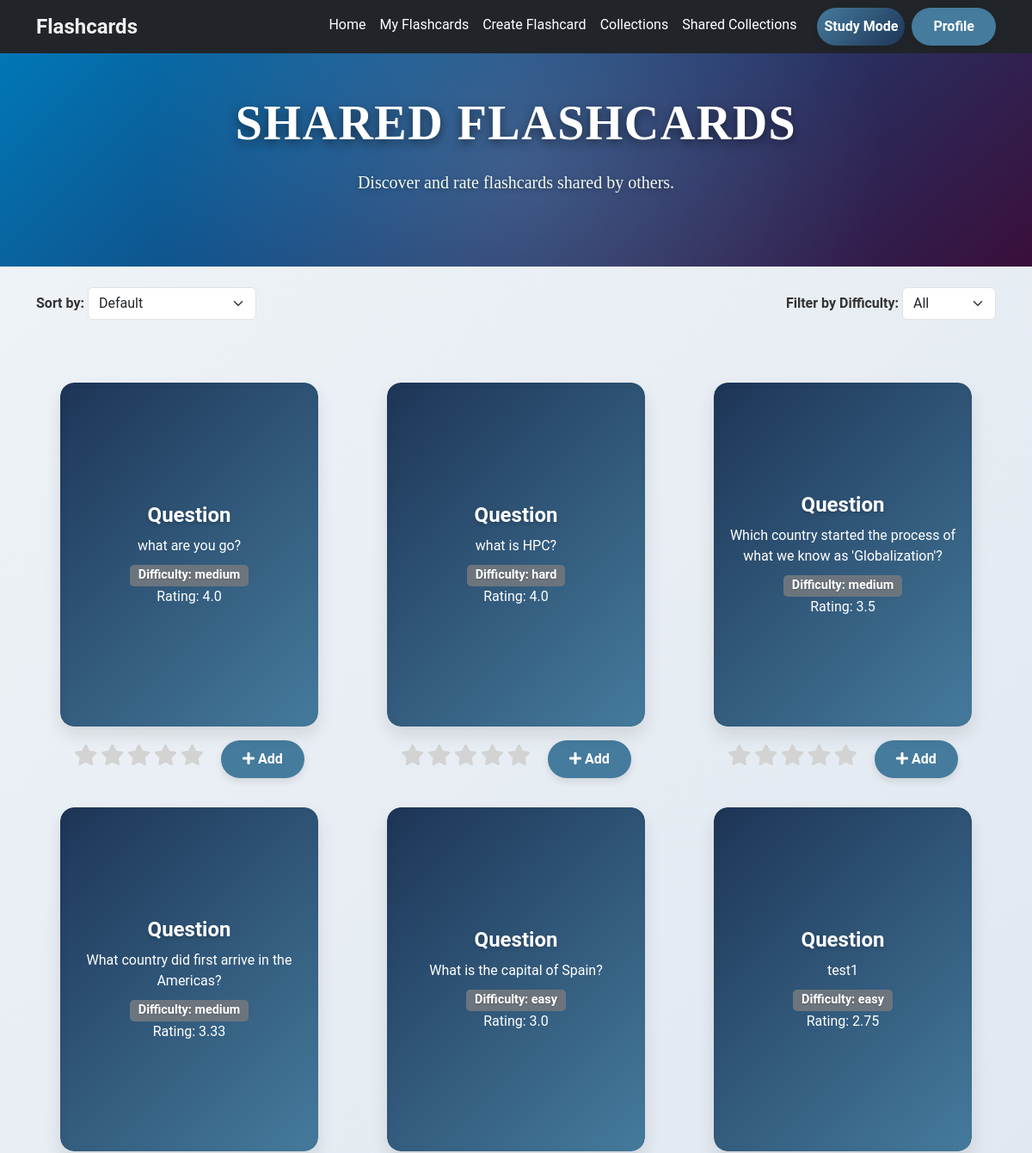
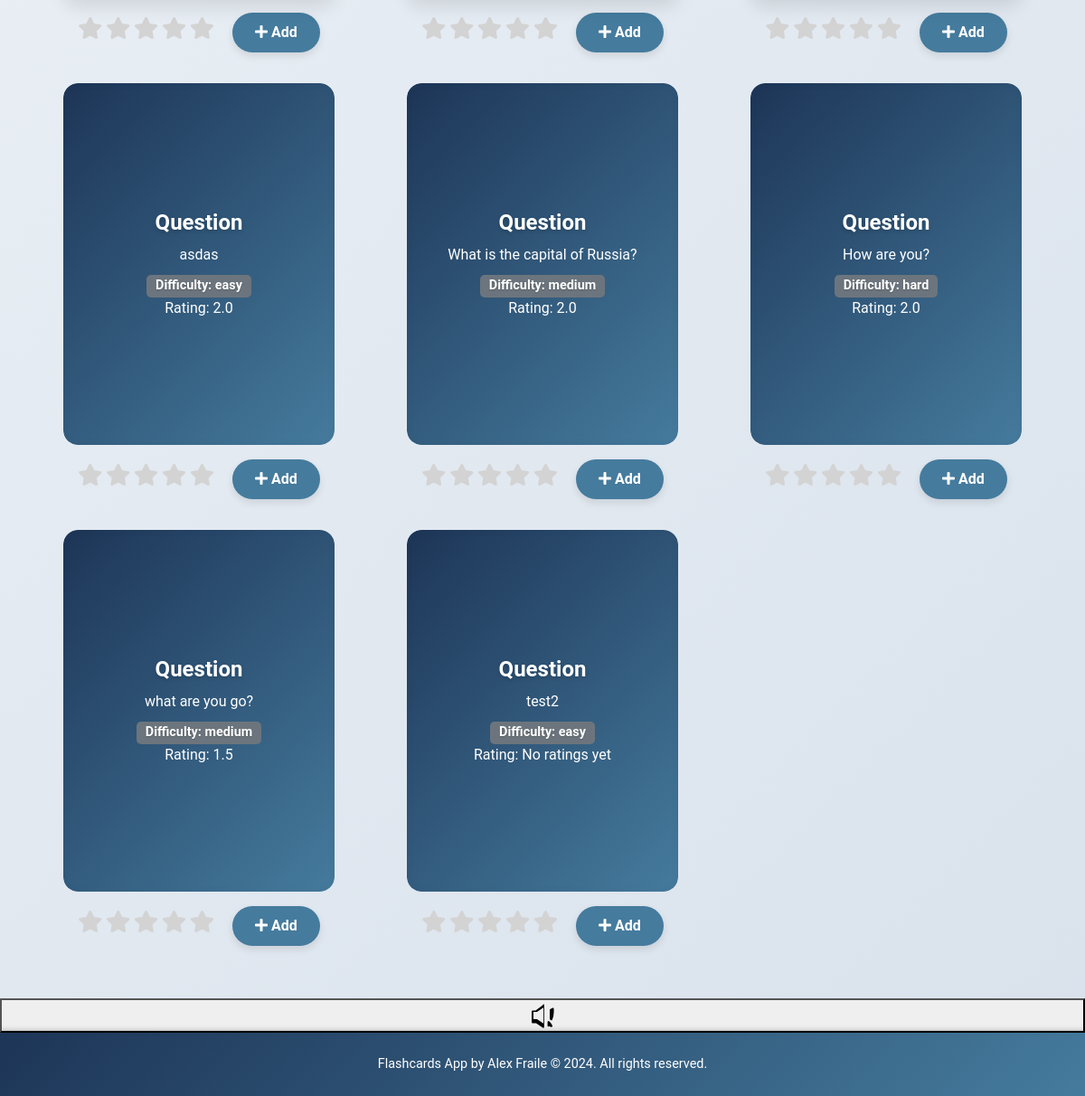
The app's page /flashcards/shared/ (signed in) with its own data (2 pictures, top to bottom).
### flashcards/models.py (models this page shows, shortened)
class FlashCard(models.Model):
    DIFFICULTY_CHOICES = [
        ('easy', 'Easy'),
        ('medium', 'Medium'),
        ('hard', 'Hard'),
    ]
    question = models.CharField(max_length=255)
    answer = models.TextField()
    difficulty = models.CharField(max_length=50, choices=DIFFICULTY_CHOICES)
    is_shared = models.BooleanField(default=False)
    created_by = models.ForeignKey(
        settings.AUTH_USER_MODEL,
        on_delete=models.CASCADE,
        related_name='flashcards'
    )
    created_at = models.DateTimeField(auto_now_add=True)
    @property
    def average_rating(self):
        ratings = self.ratings.all()
        if ratings.exists():
            return round(ratings.aggregate(models.Avg('rating'))['rating__avg'], 2)
        return None

### flashcards/views.py (the view)
# urls.py: path('shared/', views.shared_flashcards, name='flashcard_shared_list'),  # List shared flashcards
@login_required
def shared_flashcards(request):
    flashcards = FlashCard.objects.filter(is_shared=True).annotate(
        avg_rating=models.Avg('ratings__rating')
    ).order_by('-avg_rating')
    return render(request, 'flashcards/shared_flashcards.html', {'flashcards': flashcards})

### flashcards/templates/flashcards/shared_flashcards.html (shortened to what this page needs)
<!DOCTYPE html>
<html lang="en">
<head>
    {% load static %}
    <link href="https://cdn.jsdelivr.net/npm/bootstrap@5.3.2/dist/css/bootstrap.min.css" rel="stylesheet">
    <link rel="stylesheet" href="{% static 'flashcards/styles.css' %}">
    <link rel="stylesheet" href="https://cdnjs.cloudflare.com/ajax/libs/font-awesome/5.15.4/css/all.min.css">
</head>
<body>
    <nav class="navbar navbar-expand-lg navbar-dark bg-dark py-2">
        <div class="container">
            <a class="navbar-brand" href="{% url 'index' %}">Flashcards</a>
            <div class="collapse navbar-collapse" id="navbarNav">
                <ul class="navbar-nav ms-auto">
                    <li class="nav-item"><a class="nav-link" href="{% url 'index' %}">Home</a></li>
                    <li class="nav-item"><a class="nav-link" href="{% url 'flashcards:flashcard_list' %}">My Flashcards</a></li>
                    <li class="nav-item"><a class="nav-link" href="{% url 'flashcards:flashcard_create' %}">Create Flashcard</a></li>
                    <li class="nav-item"><a class="nav-link" href="{% url 'flashcards:collection_list' %}">Collections</a></li>
                    <li class="nav-item"><a class="nav-link" href="{% url 'flashcards:shared_collections' %}">Shared Collections</a></li>
                    <li class="nav-item">
                        <a class="nav-link btn btn-primary text-white ms-3" href="{% url 'flashcards:study_mode' %}">Study Mode</a>
                    </li>
                </ul>
                <a href="{% url 'flashcards:profile' %}" class="btn btn-outline-light btn-sm ms-2">Profile</a>
            </div>
        </div>
    </nav>
    <header class="text-center py-5" style="background: linear-gradient(135deg, #0077b6, #330633); color: white;">
        <div class="container">
<h1 class="display-4 fw-bold">Shared Flashcards</h1>
            <p class="lead">Discover and rate flashcards shared by others.</p>
        </div>
    </header>
    <div class="container py-4">
        <div class="d-flex justify-content-between align-items-center">
            <div>
                <label for="sortOptions" class="form-label fw-bold">Sort by:</label>
                <select id="sortOptions" class="form-select d-inline-block w-auto">
                    <option value="default">Default</option>
                </select>
            </div>
            <div>
                <label for="difficultyFilter" class="form-label fw-bold">Filter by Difficulty:</label>
                <select id="difficultyFilter" class="form-select d-inline-block w-auto">
                    <option value="all">All</option>
                </select>
            </div>
        </div>
    </div>
    <div class="container py-5">
        <div class="row g-4" id="flashcardContainer">
            {% if flashcards %}
                {% for flashcard in flashcards %}
                    <div class="col-md-4 flashcard-item"
                         data-rating="{{ flashcard.average_rating|default:0 }}"
                         data-date="{{ flashcard.created_at|date:'Y-m-d\TH:i:s' }}"
                         data-difficulty="{{ flashcard.difficulty }}">
                        <div class="flashcard">
                            <div class="flashcard-inner">
                                <div class="flashcard-front text-center bg-light p-3">
                                    <h5>Question</h5>
                                    <p>{{ flashcard.question }}</p>
                                    <span class="badge bg-secondary">Difficulty: {{ flashcard.difficulty }}</span>
                                    <p>Rating: {{ flashcard.average_rating|default:"No ratings yet" }}</p>
                                </div>
                                <div class="flashcard-back text-center bg-light p-3">
                                    <h5>Answer</h5>
                                    <p>{{ flashcard.answer }}</p>
                                </div>
                            </div>
                        </div>
                        <div class="text-center mt-3">
                            <div class="rating d-inline-block" data-flashcard-id="{{ flashcard.id }}">
                                {% for i in "12345" %}
                                    <i class="star fas fa-star" data-value="{{ i }}"></i>
                                {% endfor %}
                            </div>
                            <button class="btn btn-outline-primary add-flashcard-btn d-inline-block ms-3" data-id="{{ flashcard.id }}">
                                <i class="fas fa-plus"></i> Add
                            </button>
                        </div>
                    </div>
                {% endfor %}
            {% else %}
                <div class="alert alert-info text-center mt-4">
                    No shared flashcards available. Be the first to share one!
                </div>
            {% endif %}
        </div>
    </div>
    <button class="speaker-button" id="speaker-button" aria-label="Read Page">
    </button>
    <footer class="text-center py-4 bg-dark text-white mt-auto">
        <div>Flashcards App by Alex Fraile © 2024. All rights reserved.</div>
    </footer>
</body>
</html>

### static/flashcards/styles.css (style rules this page uses)
body { background: linear-gradient(135deg, #f0f4f8, #d9e2ec); min-height: 100vh; display: flex; flex-direction: column; font-family: 'Roboto', Arial, sans-serif; margin: 0; padding: 0; color: #333; }
.navbar { background: #1f2933; box-shadow: 0 2px 4px rgba(0, 0, 0, 0.1); }
.navbar-brand { font-weight: bold; font-size: 1.5rem; color: #f0f0f0 !important; transition: color 0.3s ease-in-out; }
.navbar-nav .nav-link { color: #ffffff !important; font-size: 1rem; transition: color 0.3s ease-in-out; }
header { position: relative; background: linear-gradient(135deg, #a907d1, #a907d1, #a907d1); color: white; padding: 120px 20px; text-align: center; overflow: hidden; font-family: 'angelfinder'; }
header h1 { font-size: 4.5rem; font-weight: 700; margin-bottom: 20px; line-height: 1.1; letter-spacing: 1.5px; text-transform: uppercase; text-shadow: 0 4px 12px rgba(0, 0, 0, 0.5); animation: fadeIn 2s ease-in-out; }
header p { font-size: 1.5rem; font-weight: 300; margin-bottom: 35px; color: #f1faee; text-shadow: 0 2px 6px rgba(0, 0, 0, 0.3); animation: fadeIn 2.5s ease-in-out; }
header::before { content: ''; position: absolute; top: 0; left: 0; width: 100%; height: 100%; background: radial-gradient(circle, rgba(255, 255, 255, 0.15), transparent 70%); z-index: 0; animation: rotateOverlay 20s infinite linear; }
header::after { content: ''; position: absolute; top: -100px; left: -150px; width: 300%; height: 300%; background: radial-gradient(circle, rgba(255, 255, 255, 0.05), transparent 80%); z-index: 0; animation: floatParticles 30s infinite linear; }
header > * { position: relative; z-index: 1; }
.flashcard { background: white; width: 300px; height: 400px; perspective: 1200px; margin: 0 auto; border-radius: 16px; box-shadow: 0 10px 20px rgba(0, 0, 0, 0.1); position: relative; overflow: hidden; transition: transform 0.3s, box-shadow 0.3s; }
.flashcard-inner { position: relative; width: 100%; height: 100%; transform-style: preserve-3d; transition: transform 0.6s ease-in-out; }
.flashcard-front, .flashcard-back { position: absolute; width: 100%; height: 100%; border-radius: 16px; backface-visibility: hidden; display: flex; flex-direction: column; justify-content: center; align-items: center; padding: 20px; box-shadow: inset 0 0 10px rgba(0, 0, 0, 0.05); }
.flashcard-front { background: linear-gradient(135deg, #1d3557, #457b9d); color: white; text-align: center; }
.flashcard-back { background: linear-gradient(135deg, #f0f4f8, #d9e2ec); color: #333; text-align: center; transform: rotateY(180deg); }
.flashcard-front h5, .flashcard-back h5 { font-size: 1.5rem; font-weight: bold; margin-bottom: 10px; }
.flashcard-front h5 { text-shadow: 0 2px 4px rgba(0, 0, 0, 0.2); }
.flashcard-front p, .flashcard-back p { font-size: 1rem; margin: 0; }
.badge { margin-top: 10px; background: #f0b429; color: white; font-size: 0.9rem; padding: 5px 10px; border-radius: 5px; text-shadow: 0 1px 2px rgba(0, 0, 0, 0.2); }
.btn { border-radius: 8px; background-color: #457b9d; color: white; border: none; transition: background-color 0.3s ease; }
.flashcard-item { margin-bottom: 10px; }
.star { font-size: 1.5rem; cursor: pointer; color: lightgray; }
footer { background: linear-gradient(135deg, #1d3557, #457b9d); color: white; text-align: center; padding: 20px; font-size: 0.9rem; box-shadow: 0 -2px 6px rgba(0, 0, 0, 0.3); }
.btn { display: inline-block; padding: 10px 25px; font-size: 1rem; font-weight: bold; text-align: center; border: none; border-radius: 50px; transition: all 0.3s ease-in-out; box-shadow: 0 4px 8px rgba(0, 0, 0, 0.1); cursor: pointer; }
.btn-primary { background: linear-gradient(135deg, #457b9d, #1d3557); color: white; }

### records on screen
FlashCard: question "what are you go?", difficulty "medium", average_rating "4.0", {{ i }} 1 (drawn), {{ i }} 2 (drawn), {{ i }} 3 (drawn), {{ i }} 4 (drawn), {{ i }} 5 (drawn)
FlashCard: question "what is HPC?", difficulty "hard", average_rating "4.0", {{ i }} 1 (drawn), {{ i }} 2 (drawn), {{ i }} 3 (drawn), {{ i }} 4 (drawn), {{ i }} 5 (drawn)
FlashCard: question "Which country started the process of what we know as 'Globalization'?", difficulty "medium", average_rating "3.5", {{ i }} 1 (drawn), {{ i }} 2 (drawn), {{ i }} 3 (drawn), {{ i }} 4 (drawn), {{ i }} 5 (drawn)
FlashCard: question "What country did first arrive in the Americas?", difficulty "medium", average_rating "3.33", {{ i }} 1 (drawn), {{ i }} 2 (drawn), {{ i }} 3 (drawn), {{ i }} 4 (drawn), {{ i }} 5 (drawn)
FlashCard: question "What is the capital of Spain?", difficulty "easy", average_rating "3.0", {{ i }} 1 (drawn), {{ i }} 2 (drawn), {{ i }} 3 (drawn), {{ i }} 4 (drawn), {{ i }} 5 (drawn)
FlashCard: question "test1", difficulty "easy", average_rating "2.75", {{ i }} 1 (drawn), {{ i }} 2 (drawn), {{ i }} 3 (drawn), {{ i }} 4 (drawn), {{ i }} 5 (drawn)
FlashCard: question "asdas", difficulty "easy", average_rating "2.0", {{ i }} 1 (drawn), {{ i }} 2 (drawn), {{ i }} 3 (drawn), {{ i }} 4 (drawn), {{ i }} 5 (drawn)
FlashCard: question "What is the capital of Russia?", difficulty "medium", average_rating "2.0", {{ i }} 1 (drawn), {{ i }} 2 (drawn), {{ i }} 3 (drawn), {{ i }} 4 (drawn), {{ i }} 5 (drawn)
FlashCard: question "How are you?", difficulty "hard", average_rating "2.0", {{ i }} 1 (drawn), {{ i }} 2 (drawn), {{ i }} 3 (drawn), {{ i }} 4 (drawn), {{ i }} 5 (drawn)
FlashCard: question "what are you go?", difficulty "medium", average_rating "1.5", {{ i }} 1 (drawn), {{ i }} 2 (drawn), {{ i }} 3 (drawn), {{ i }} 4 (drawn), {{ i }} 5 (drawn)
FlashCard: question "test2", difficulty "easy", average_rating "No ratings yet", {{ i }} 1 (drawn), {{ i }} 2 (drawn), {{ i }} 3 (drawn), {{ i }} 4 (drawn), {{ i }} 5 (drawn)
